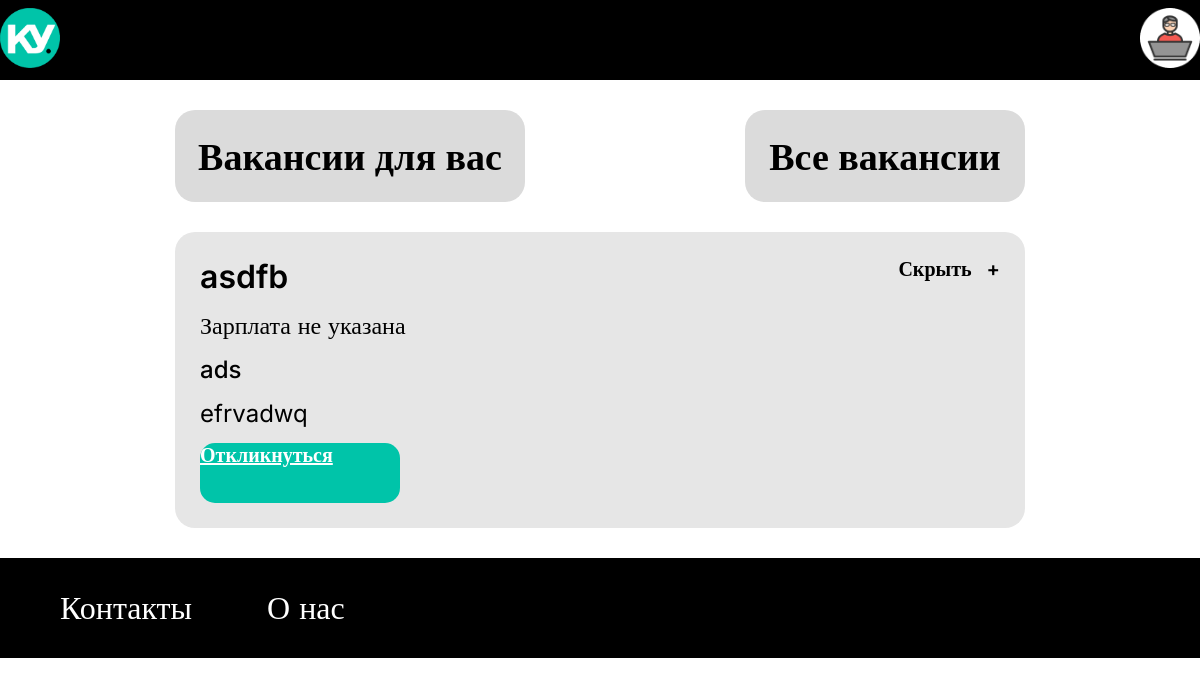
/vacancies/, run on an earlier commit of the app's database.
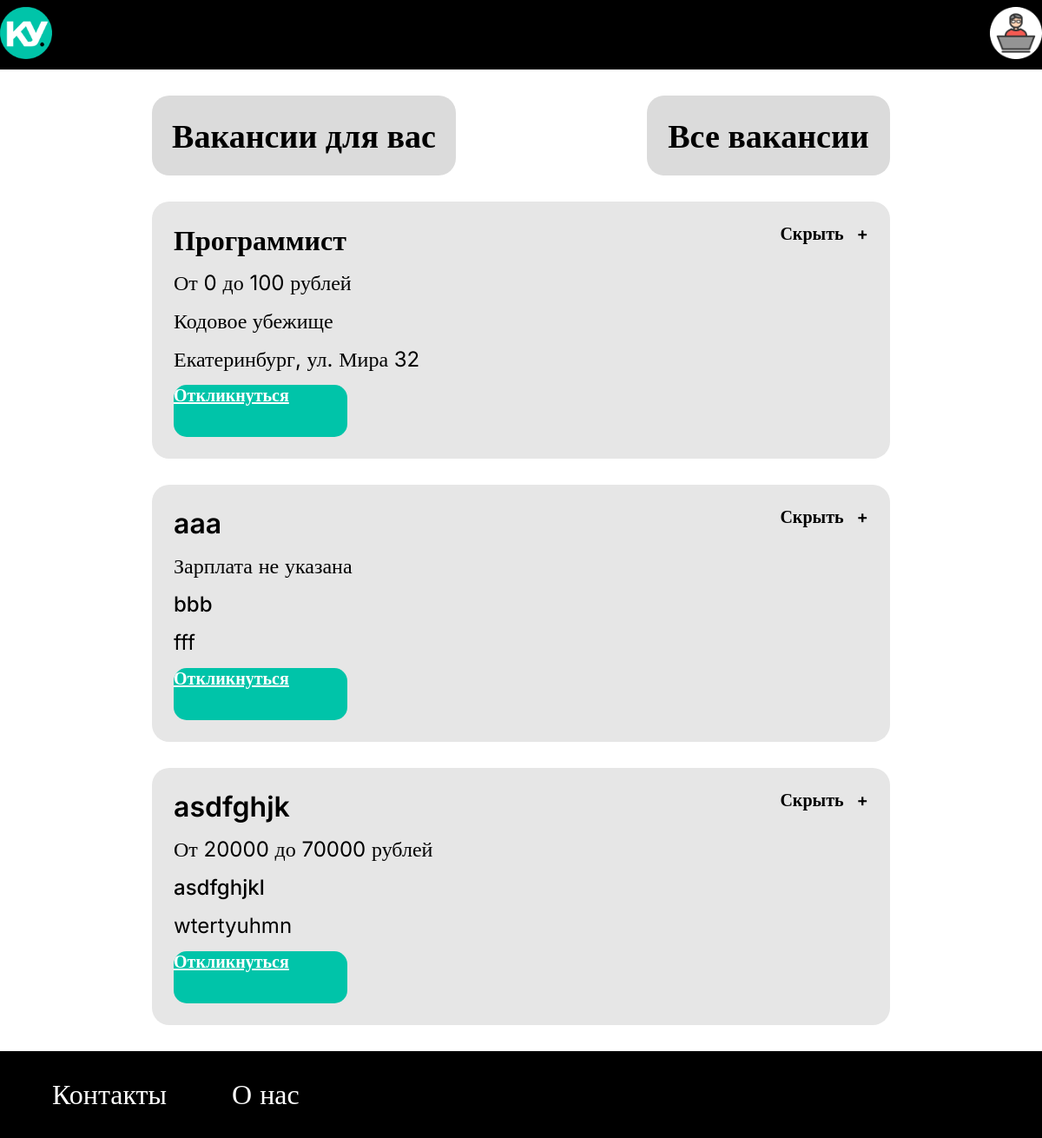
And on a later commit of the database.
### DB_client/models.py (models this page shows)
class Job(models.Model):
    employer_id = models.ForeignKey(User, on_delete=models.CASCADE)
    name = models.CharField(max_length=100)
    company_name = models.CharField(max_length=100)
    description = models.TextField()
    requirements = models.JSONField()
    conditions = models.TextField()
    salary_from = models.DecimalField(max_digits=8, decimal_places=0, null=True)
    salary_to = models.DecimalField(max_digits=8, decimal_places=0, null=True)
    location = models.CharField(max_length=100)
    job_type = models.CharField(
        max_length=10,
        choices=[
            ('Full_Time', 'Полная занятость'),
            ('Part_Time', 'Частичная занятость'),
            ('Remote', 'Удалённая работа')
        ]
    )
    experience_level = models.CharField(
        max_length=20,
        choices=[
            ('no_expirience', 'Без опыта'),
            ('1_between_3', 'От 1 года до 3 лет'),
            ('3_between_6', 'От 3 до 6 лет'),
            ('more_than_6', 'От 3 до 6 лет'),
        ]
    )
    created_at = models.DateTimeField(auto_now_add=True)
    updated_at = models.DateTimeField(auto_now=True)

### DB_client/views.py (the view)
# urls.py: path("vacancies/", vacancies, name="vacancies"),
def vacancies(request):
    vacs = Job.objects.all().values()
    for vac in vacs:
        get_salary_info(vac)
    return render(request, 'new_templates/vacancies.html', {'vacs': vacs})

### DB_client/views.py (called while the page is built)
def get_salary_info(vac):
    if vac['salary_from'] is not None and vac['salary_to'] is not None:
        vac['salary_info'] = f'От {vac["salary_from"]} до {vac["salary_to"]} рублей'
    elif vac['salary_from'] is None and vac['salary_to'] is not None:
        vac['salary_info'] = f'До {vac["salary_to"]} рублей'
    elif vac['salary_from'] is not None and vac.salary_to is None:
        vac['salary_info'] = f'От {vac["salary_from"]} рублей'
    else:
        vac['salary_info'] = 'Зарплата не указана'

### DB_client/templates/new_templates/vacancies.html (shortened to what this page needs)
<!DOCTYPE html>
<html lang="en">
<head>
    <link rel="stylesheet" href="../../static/css/new_css/vacancies.css">
</head>
<body>
    <header class="vacancies-header">
        <nav class="vacancies-nav">
            <a class="logo" href="{% url 'start_page' %}">
                <img src="../../static/img/logo_start.png" width="60" height="60" alt="Логотип КодовоеУбежище">
            </a>
            <a class="personal-cabinet-logo" href="#">
                <img src="../../static/img/personal_cabinet_logo.png" width="60" height="60" alt="Логотип персонального кабинета">
            </a>
        </nav>
    </header>
    <main class="vacancies-main">
        <div class="vacancies-shown">
            <div class="vacancies-filter for">
                <p class="vacancies-filter-text for">Вакансии для вас</p>
            </div>
            <div class="vacancies-filter all">
                <p class="vacancies-filter-text all">Все вакансии</p>
            </div>
        </div>
        {% for vac in vacs %}
            <div class="vacancy">
                <div class="vacancy-info">
                    <p class="vacancy-info-head">{{vac.name}}</p>
                    <p class="vacancy-info-salary">{{vac.salary_info}}</p>
                    <p class="vacancy-info-company">{{vac.company_name}}</p>
                    <p class="vacancy-info-workplace">{{vac.location}}</p>
                    <a href="{% url 'vacancy_detail' vac.id %}" class="vacancy-apply-button">Откликнуться</a>
                </div>
                <div class="vacancy-buttons">
                    <button type="button" class="hide-vacancy-button">Скрыть</button>
                    <button type="button" class="add-vacancy-button">+</button>
                </div>
            </div>
        {% endfor %}
    </main>
    <footer class="vacancies-footer">
        <nav class="vacancies-footer-nav">
            <ul class="footer-site-navigation">
                <li class="footer-site-navigation-item">
                    <a href="">Контакты</a>
                </li>
                <li class="footer-site-navigation-item">
                    <a href="">О нас</a>
                </li>
            </ul>
        </nav>
    </footer>
</body>
</html>

### DB_client/static/css/new_css/vacancies.css (style rules this page uses)
body { margin: 0; padding: 0; }
.vacancies-header { margin: 0; padding: 0; background-color: black; }
.vacancies-nav { display: flex; height: 80px; justify-content: space-between; align-items: center; }
.vacancies-main { margin: 0; padding: 30px 0; background-color: white; display: flex; flex-direction: column; align-items: center; gap: 30px; }
.vacancies-shown { display: flex; flex-direction: row; justify-content: space-between; width: 850px; }
.vacancies-filter { display: flex; justify-content: center; align-items: center; height: 92px; border-radius: 20px; background-color: rgba(219, 219, 219, 1); }
.vacancies-filter.for { width: 350px; }
.vacancies-filter.all { width: 280px; }
.vacancies-filter-text { padding: 0; margin: 0; font-family: Inter; font-size: 38px; font-weight: 600; line-height: 48px; color: black; }
.vacancy { padding: 25px; width: 800px; background-color: #e6e6e6; display: flex; justify-content: space-between; border-radius: 20px; }
.vacancy-info { display: flex; flex-direction: column; gap: 15px; }
.vacancy-info-head { margin: 0; padding: 0; color: black; font-family: Inter; font-size: 32px; font-weight: 600; }
.vacancy-info-salary { margin: 0; padding: 0; font-family: Inter; color: black; font-size: 24px; font-weight: 400; }
.vacancy-info-company { margin: 0; padding: 0; color: black; font-family: Inter; font-size: 24px; font-weight: 500; }
.vacancy-info-workplace { margin: 0; padding: 0; color: black; font-family: Inter; font-size: 24px; font-weight: 400; }
.vacancy-apply-button { margin: 0; padding: 0; color: white; border: none; border-radius: 15px; background: #00c4a9; width: 200px; height: 60px; font-family: Inter; font-size: 20px; font-weight: 600; }
.vacancy-buttons { display: flex; flex-direction: row; align-items: flex-start; gap: 15px; }
.vacancy-buttons button { margin: 0; padding: 0; color: black; border: none; background: none; font-family: Inter; font-size: 20px; font-weight: 600; }
.vacancies-footer { margin: 0; padding: 0; background-color: black; height: 100px; display: flex; justify-content: flex-start; width: 100%; }
.vacancies-footer-nav { display: flex; flex-direction: row; margin: 0; gap: 50px; }
.footer-site-navigation { padding: 0; padding-left: 60px; margin: 0; display: flex; flex-direction: row; align-items: center; list-style: none; gap: 75px; }
.footer-site-navigation-item a { text-decoration: none; color: white; font-family: Inter; font-size: 32px; font-weight: 400; line-height: 38.73px; text-align: left; }

What changed in the data, as far as the page shows it:
changed Job: name "asdfb" → "Программист"; salary_info "Зарплата не указана" → "От 0 до 100 рублей"; company_name "ads" → "Кодовое убежище"; location "efrvadwq" → "Екатеринбург, ул. Мира 32"
added Job: name "aaa", salary_info "Зарплата не указана", company_name "bbb", location "fff"
added Job: name "asdfghjk", salary_info "От 20000 до 70000 рублей", company_name "asdfghjkl", location "wtertyuhmn"
